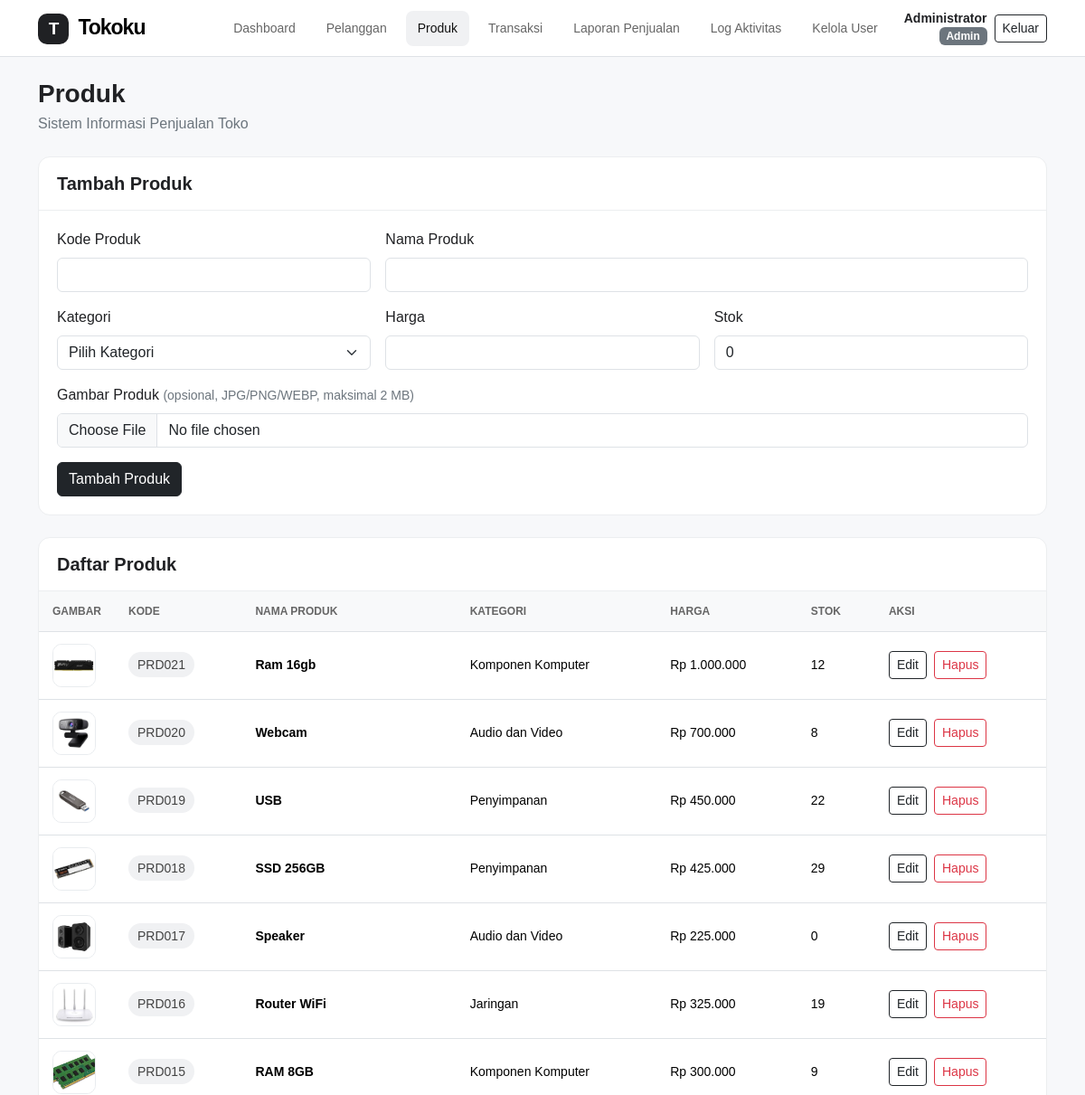
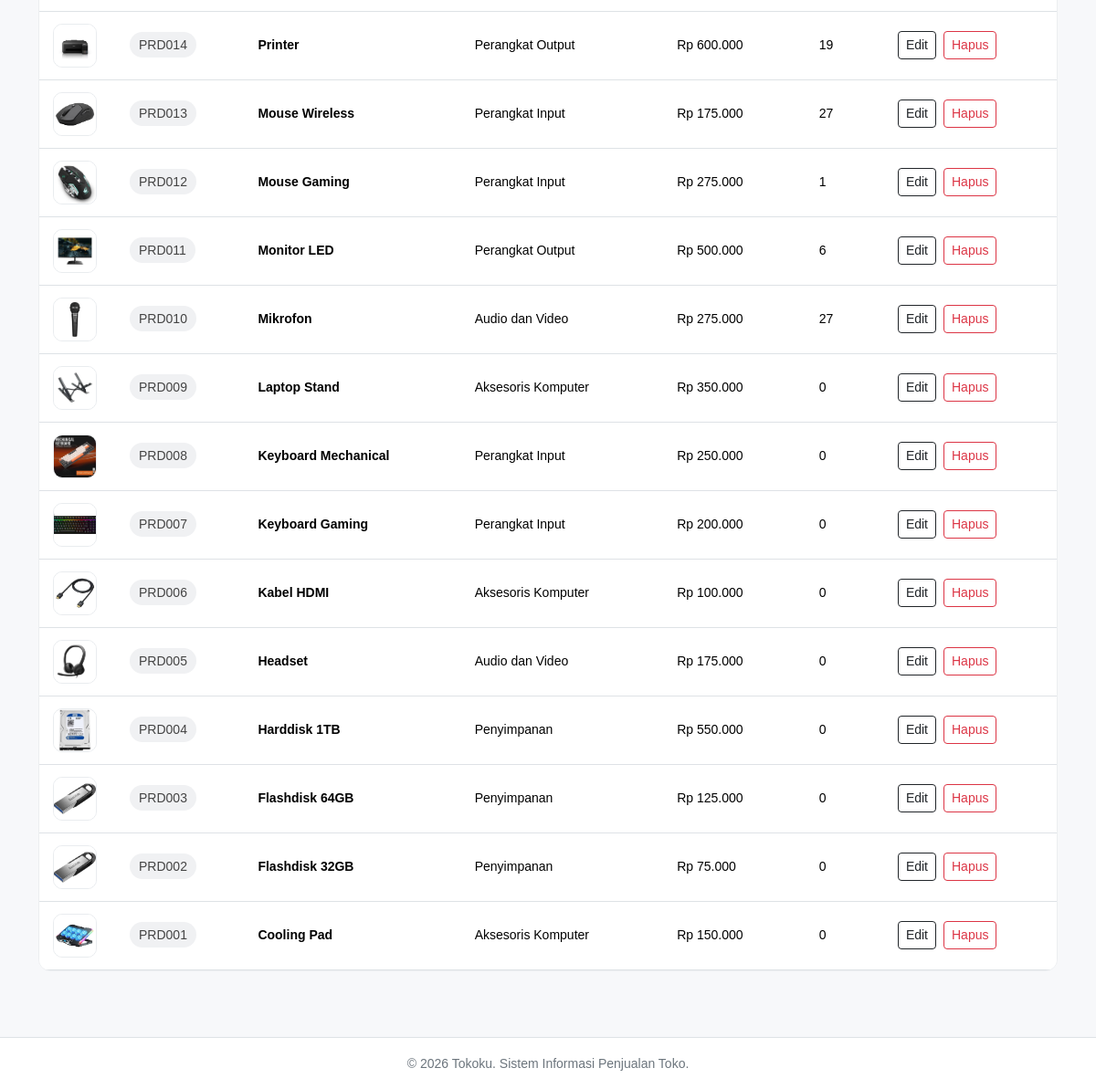
Page /tokoku/index.php?page=produk (signed in) on the committed database (2 pictures, top to bottom).
### tables this page shows
CREATE TABLE `tbl_user` (
  `id_user` int(11) NOT NULL,
  `username` varchar(30) NOT NULL,
  `password_hash` varchar(255) NOT NULL,
  `nama_lengkap` varchar(100) NOT NULL,
  `role` enum('admin','petugas','pelanggan') NOT NULL DEFAULT 'pelanggan',
  `id_pelanggan` int(11) DEFAULT NULL,
  `dibuat` timestamp NOT NULL DEFAULT current_timestamp()
);

CREATE TABLE `tbl_produk` (
  `id_produk` int(11) NOT NULL,
  `kode_produk` varchar(20) NOT NULL,
  `nama_produk` varchar(100) NOT NULL,
  `id_kategori` int(11) DEFAULT NULL,
  `harga` decimal(12,2) NOT NULL,
  `stok` int(11) NOT NULL DEFAULT 0,
  `gambar` varchar(64) DEFAULT NULL
);

CREATE TABLE `tbl_kategori` (
  `id_kategori` int(11) NOT NULL,
  `nama_kategori` varchar(100) NOT NULL
);

### tokoku/index.php (called while the page is built, shortened)
<?php
require_once __DIR__ . '/config/database.php';
require_once __DIR__ . '/includes/functions.php';
require_once __DIR__ . '/includes/auth.php';
require_login($pdo);
$user = user_login();
$pages = array_intersect_key(
    semua_halaman(),
    array_flip(izin_halaman($user['role']))
);
$page = $_GET['page'] ?? '';
$pageTitle = $pages[$page];
require_once __DIR__ . '/includes/header.php';
require __DIR__ . '/pages/' . $page . '.php';
require_once __DIR__ . '/includes/footer.php';

### tokoku/includes/auth.php (called while the page is built, shortened)
<?php
function semua_halaman()
{
    return [
        'dashboard' => 'Dashboard',
        'petugas' => 'Dashboard',
        'pelanggan' => 'Pelanggan',
        'produk' => 'Produk',
        'transaksi' => 'Transaksi',
        'laporan' => 'Laporan Penjualan',
        'log' => 'Log Aktivitas',
        'belanja' => 'Belanja',
        'riwayat' => 'Riwayat Belanja',
        'user' => 'Kelola User'
    ];
}
function izin_halaman($role)
{
    $izin = [
        'admin' => ['dashboard', 'pelanggan', 'produk', 'transaksi', 'laporan', 'log', 'user'],
        'petugas' => ['petugas', 'transaksi'],
        'pelanggan' => ['belanja', 'riwayat']
    ];
    return $izin[$role] ?? [];
}
function user_login()
{
    return $_SESSION['user'] ?? null;
}
function require_login(PDO $pdo)
{
    $id = $_SESSION['user']['id_user'] ?? 0;
    $stmt = $pdo->prepare("
        SELECT id_user, username, nama_lengkap, role, id_pelanggan
        FROM tbl_user
        WHERE id_user = ?
    ");
    $stmt->execute([$id]);
}

### tokoku/includes/functions.php (called while the page is built, shortened)
<?php
function e($value)
{
    return htmlspecialchars((string) $value, ENT_QUOTES, 'UTF-8');
}
function rupiah($angka)
{
    return 'Rp ' . number_format((float) $angka, 0, ',', '.');
}

### tokoku/includes/upload.php (called while the page is built, shortened)
<?php
function url_gambar_produk($nama)
{
    if (!$nama || !preg_match(GAMBAR_POLA_NAMA, $nama)) {
        return null;
    }
    return 'uploads/produk/' . $nama;
}

### tokoku/pages/produk.php (the view, shortened to what this page needs)
<?php
require_once __DIR__ . '/../includes/upload.php';
$edit = null;
$data = $pdo->query("
    SELECT
        p.*,
        k.nama_kategori
    FROM tbl_produk p
    LEFT JOIN tbl_kategori k
        ON p.id_kategori = k.id_kategori
    ORDER BY p.id_produk DESC
")->fetchAll();
?>
<div class="content-card mb-4">
    <div class="content-card-header">
        <h5 class="fw-bold mb-0">
            <?= $edit ? 'Edit Produk' : 'Tambah Produk' ?>
        </h5>
    </div>
    <div class="content-card-body">
        <form action="actions.php" method="POST" enctype="multipart/form-data">
            <div class="row g-3">
                <div class="col-md-4">
                    <label class="form-label">Kode Produk</label>
                    <input type="text"
                           name="kode_produk"
                           class="form-control"
                           value="<?= e($edit['kode_produk'] ?? '') ?>"
                           required>
                </div>
                <div class="col-md-8">
                    <label class="form-label">Nama Produk</label>
                    <input type="text"
                           name="nama_produk"
                           class="form-control"
                           value="<?= e($edit['nama_produk'] ?? '') ?>"
                           required>
                </div>
                <div class="col-md-4">
                    <label class="form-label">Kategori</label>
                    <select name="id_kategori" class="form-select">
                        <option value="">Pilih Kategori</option>
                    </select>
                </div>
                <div class="col-md-4">
                    <label class="form-label">Harga</label>
                    <input type="number"
                           name="harga"
                           class="form-control"
                           min="0"
                           step="0.01"
                           value="<?= e($edit['harga'] ?? '') ?>"
                           required>
                </div>
                <div class="col-md-4">
                    <label class="form-label">Stok</label>
                    <input type="number"
                           name="stok"
                           class="form-control"
                           min="0"
                           value="<?= e($edit['stok'] ?? '0') ?>"
                           required>
                </div>
                <div class="col-12">
                    <label class="form-label" for="input-gambar">
                        Gambar Produk
                        <span class="text-secondary small">
                            (opsional, JPG/PNG/WEBP, maksimal 2 MB)
                        </span>
                    </label>
                    <div class="d-flex align-items-center gap-3 flex-wrap">
                        <div class="flex-grow-1" style="min-width: 220px;">
                            <input type="file"
                                   id="input-gambar"
                                   name="gambar"
                                   class="form-control"
                                   accept="image/jpeg,image/png,image/webp">
                        </div>
                    </div>
                </div>
            </div>
            <div class="mt-3 d-flex gap-2">
                <button class="btn btn-dark">
                    <?= $edit ? 'Simpan Perubahan' : 'Tambah Produk' ?>
                </button>
            </div>
        </form>
    </div>
</div>
<div class="content-card">
    <div class="content-card-header">
        <h5 class="fw-bold mb-0">Daftar Produk</h5>
    </div>
    <div class="table-responsive">
        <table class="table table-hover align-middle mb-0">
            <thead>
                <tr>
                    <th style="width: 70px;">Gambar</th>
                    <th>Kode</th>
                    <th>Nama Produk</th>
                    <th>Kategori</th>
                    <th>Harga</th>
                    <th>Stok</th>
                    <th>Aksi</th>
                </tr>
            </thead>
            <tbody>
                <?php foreach ($data as $row): ?>
                    <?php $urlGambar = url_gambar_produk($row['gambar'] ?? null); ?>
                    <tr>
                        <td>
                            <?php if ($urlGambar): ?>
                                <img src="<?= e($urlGambar) ?>"
                                     alt="<?= e($row['nama_produk']) ?>"
                                     loading="lazy"
                                     style="width: 48px; height: 48px; object-fit: cover; border-radius: 10px; border: 1px solid #e9ecef;">
                            <?php endif; ?>
                        </td>
                        <td>
                            <span class="badge-soft">
                                <?= e($row['kode_produk']) ?>
                            </span>
                        </td>
                        <td class="fw-semibold">
                            <?= e($row['nama_produk']) ?>
                        </td>
                        <td>
                            <?= e($row['nama_kategori'] ?? '-') ?>
                        </td>
                        <td><?= rupiah($row['harga']) ?></td>
                        <td><?= e($row['stok']) ?></td>
                        <td>
                            <div class="d-flex gap-2">
                                <a href="index.php?page=produk&edit=<?= e($row['id_produk']) ?>"
                                   class="btn btn-sm btn-outline-dark">
                                    Edit
                                </a>
                                <form action="actions.php"
                                      method="POST"
                                      onsubmit="return confirm('Yakin ingin menghapus produk ini?')">
                                    <button class="btn btn-sm btn-outline-danger">
                                        Hapus
                                    </button>
                                </form>
                            </div>
                        </td>
                    </tr>
                <?php endforeach; ?>
            </tbody>
        </table>
    </div>
</div>

### tokoku/includes/header.php (shortened to what this page needs)
<!DOCTYPE html>
<html lang="id">
<head>
    <link href="https://cdn.jsdelivr.net/npm/bootstrap@5.3.3/dist/css/bootstrap.min.css" rel="stylesheet">
    <link rel="stylesheet" href="assets/css/style.css">
</head>
<body>
<nav class="navbar navbar-expand-lg navbar-light bg-white border-bottom sticky-top">
    <div class="container">
        <a class="navbar-brand fw-bold" href="index.php">
            <span class="brand-icon">T</span>
            Tokoku
        </a>
        <div class="collapse navbar-collapse" id="navbarMenu">
            <ul class="navbar-nav ms-auto gap-lg-2">
                <?php foreach ($pages as $key => $label): ?>
                    <li class="nav-item">
                        <a class="nav-link <?= $page === $key ? 'active' : '' ?>"
                           href="index.php?page=<?= e($key) ?>">
                            <?= e($label) ?>
                        </a>
                    </li>
                <?php endforeach; ?>
            </ul>
            <div class="d-flex align-items-center gap-2 ms-lg-3 mt-2 mt-lg-0">
                <div class="text-lg-end lh-sm">
                    <div class="fw-semibold small"><?= e($user['nama_lengkap']) ?></div>
                    <span class="badge text-bg-secondary text-capitalize">
                        <?= e($user['role']) ?>
                    </span>
                </div>
                <form action="logout.php" method="POST" class="mb-0">
                    <button class="btn btn-sm btn-outline-dark">Keluar</button>
                </form>
            </div>
        </div>
    </div>
</nav>
<main class="container py-4">
    <div class="mb-4">
        <h3 class="fw-bold mb-1"><?= e($pageTitle) ?></h3>
        <p class="text-secondary mb-0">
            Sistem Informasi Penjualan Toko
        </p>
    </div>

### tokoku/includes/footer.php (shortened to what this page needs)
</main>
<footer class="footer border-top py-3 mt-5">
    <div class="container text-center text-secondary">
        <small>
            &copy; <?= date('Y') ?> Tokoku. Sistem Informasi Penjualan Toko.
        </small>
    </div>
</footer>
</body>
</html>

### tokoku/assets/css/style.css (style rules this page uses)
* { box-sizing: border-box; }
body { background: #f7f8fa; color: #202124; font-family: Arial, sans-serif; }
.navbar-brand { font-size: 23px; letter-spacing: -1px; }
.brand-icon { display: inline-flex; align-items: center; justify-content: center; width: 34px; height: 34px; margin-right: 5px; border-radius: 10px; background: #202124; color: white; font-size: 19px; }
.nav-link { color: #666 !important; font-size: 14px; font-weight: 500; border-radius: 8px; padding: 9px 13px !important; }
.nav-link:hover, .nav-link.active { background: #f0f1f3; color: #111 !important; }
.table { vertical-align: middle; font-size: 14px; }
.table thead th { background: #f8f9fa; color: #666; font-size: 12px; font-weight: 600; text-transform: uppercase; white-space: nowrap; }
.table td, .table th { padding: 13px 15px; }
.footer { background: white; }
.content-card { background: white; border: 1px solid #eceef0; border-radius: 13px; overflow: hidden; }
.content-card-header { padding: 17px 20px; border-bottom: 1px solid #eceef0; }
.content-card-body { padding: 20px; }
.badge-soft { background: #f0f1f3; color: #444; padding: 6px 10px; border-radius: 20px; }

### rows in the picture
tbl_user: role "Dashboard", role "Pelanggan", role "Produk", role "Transaksi", role "Laporan Penjualan", role "Log Aktivitas", role "Kelola User", nama_lengkap "Administrator", role "Admin"
tbl_produk: gambar (picture), kode_produk "PRD021", nama_produk "Ram 16gb", id_kategori.nama_kategori "Komponen Komputer", harga "Rp 1.000.000", stok "12"
tbl_produk: gambar (picture), kode_produk "PRD020", nama_produk "Webcam", id_kategori.nama_kategori "Audio dan Video", harga "Rp 700.000", stok "8"
tbl_produk: gambar (picture), kode_produk "PRD019", nama_produk "USB", id_kategori.nama_kategori "Penyimpanan", harga "Rp 450.000", stok "22"
tbl_produk: gambar (picture), kode_produk "PRD018", nama_produk "SSD 256GB", id_kategori.nama_kategori "Penyimpanan", harga "Rp 425.000", stok "29"
tbl_produk: gambar (picture), kode_produk "PRD017", nama_produk "Speaker", id_kategori.nama_kategori "Audio dan Video", harga "Rp 225.000", stok "0"
tbl_produk: gambar (picture), kode_produk "PRD016", nama_produk "Router WiFi", id_kategori.nama_kategori "Jaringan", harga "Rp 325.000", stok "19"
tbl_produk: gambar (picture), kode_produk "PRD015", nama_produk "RAM 8GB", id_kategori.nama_kategori "Komponen Komputer", harga "Rp 300.000", stok "9"
tbl_produk: gambar (picture), kode_produk "PRD014", nama_produk "Printer", id_kategori.nama_kategori "Perangkat Output", harga "Rp 600.000", stok "19"
tbl_produk: gambar (picture), kode_produk "PRD013", nama_produk "Mouse Wireless", id_kategori.nama_kategori "Perangkat Input", harga "Rp 175.000", stok "27"
tbl_produk: gambar (picture), kode_produk "PRD012", nama_produk "Mouse Gaming", id_kategori.nama_kategori "Perangkat Input", harga "Rp 275.000", stok "1"
tbl_produk: gambar (picture), kode_produk "PRD011", nama_produk "Monitor LED", id_kategori.nama_kategori "Perangkat Output", harga "Rp 500.000", stok "6"
tbl_produk: gambar (picture), kode_produk "PRD010", nama_produk "Mikrofon", id_kategori.nama_kategori "Audio dan Video", harga "Rp 275.000", stok "27"
tbl_produk: gambar (picture), kode_produk "PRD009", nama_produk "Laptop Stand", id_kategori.nama_kategori "Aksesoris Komputer", harga "Rp 350.000", stok "0"
tbl_produk: gambar (picture), kode_produk "PRD008", nama_produk "Keyboard Mechanical", id_kategori.nama_kategori "Perangkat Input", harga "Rp 250.000", stok "0"
tbl_produk: gambar (picture), kode_produk "PRD007", nama_produk "Keyboard Gaming", id_kategori.nama_kategori "Perangkat Input", harga "Rp 200.000", stok "0"
tbl_produk: gambar (picture), kode_produk "PRD006", nama_produk "Kabel HDMI", id_kategori.nama_kategori "Aksesoris Komputer", harga "Rp 100.000", stok "0"
tbl_produk: gambar (picture), kode_produk "PRD005", nama_produk "Headset", id_kategori.nama_kategori "Audio dan Video", harga "Rp 175.000", stok "0"
tbl_produk: gambar (picture), kode_produk "PRD004", nama_produk "Harddisk 1TB", id_kategori.nama_kategori "Penyimpanan", harga "Rp 550.000", stok "0"
tbl_produk: gambar (picture), kode_produk "PRD003", nama_produk "Flashdisk 64GB", id_kategori.nama_kategori "Penyimpanan", harga "Rp 125.000", stok "0"
tbl_produk: gambar (picture), kode_produk "PRD002", nama_produk "Flashdisk 32GB", id_kategori.nama_kategori "Penyimpanan", harga "Rp 75.000", stok "0"
tbl_produk: gambar (picture), kode_produk "PRD001", nama_produk "Cooling Pad", id_kategori.nama_kategori "Aksesoris Komputer", harga "Rp 150.000", stok "0"
